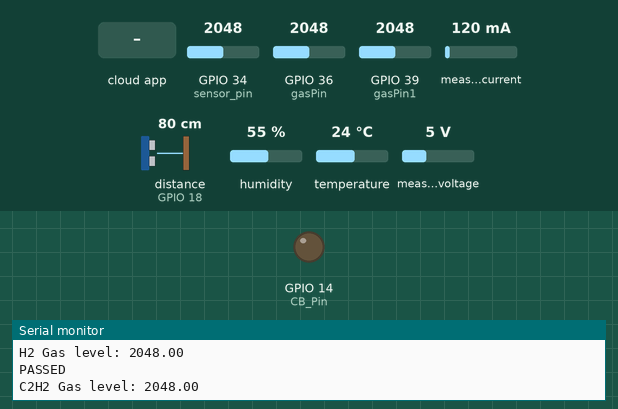
The sketch below on a simulated ESP32. On the bench: output pins drawn as LEDs (lit = HIGH), the last lines printed to the serial monitor. Wiring (inferred from the names in the program): ultrasonic range finder: trigger GPIO 5; echo GPIO 18. The test bench sets the inputs (shaded band); at power-on: GPIO 34 (sensor_pin) = 2048, GPIO 36 (gasPin) = 2048, GPIO 39 (gasPin1) = 2048, measured current 120 mA, distance to the obstacle (sensor on GPIO 18) 80 cm, humidity 55 %, temperature 24 °C, measured voltage 5 V. The echo pulse lasts 58.3 µs per cm; WiFi joins after 1.5 s; servers stay silent unless stated; the Firebase database answers and starts empty; pins used as bus, display or sensor lines are not drawn.

Above: at 2.7 s.
2.8 s: the phone or cloud app sets Circuit_breaker to 1
At 3.7 s:
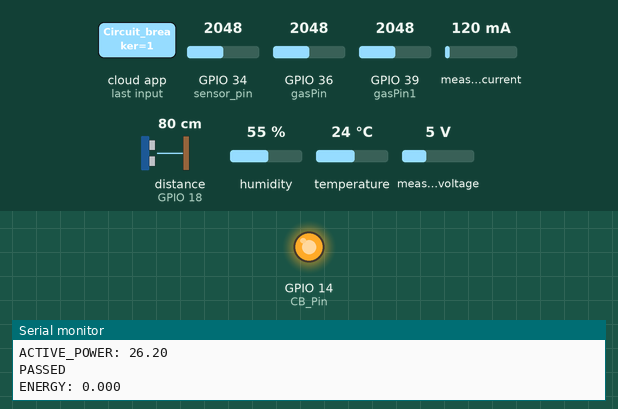
32.3 s: the phone or cloud app sets Circuit_breaker to 0
At 35.2 s:
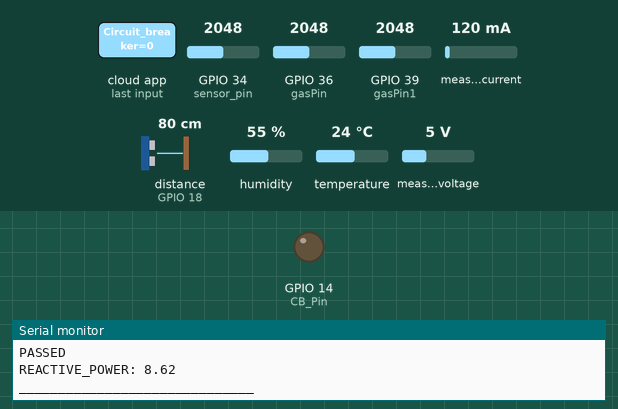
Timing chart, 0 to 36.3 s (numbered marks = the images above; inputs shaded):
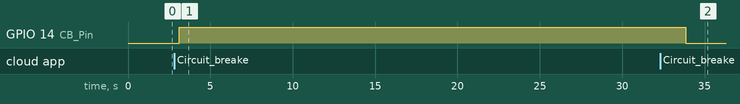

The sketch:

iot_with_units_took_for_editing_elec.ino
```cpp
#include <WiFi.h>
#include <WiFiClient.h>
#include <WiFiServer.h>
#include <WiFiUdp.h>
#include <Wire.h>
#include <Adafruit_GFX.h>
#include <PZEM004Tv30.h>
#include <HardwareSerial.h>
/*/+++++++////*/
PZEM004Tv30 pzem(Serial2,2,4);  //RX/TX
float voltage, current, pf, energy, frequency, Act_Power, Rec_Power,Apa_Power;
/*///++++++++////*/
const int trigPin = 5;
const int echoPin = 18;
bool CB_status = false;
char* Alart_message = "MPK";
int Alart = 0;
#define gasPin A0
#define gasPin1 A3
//define sound speed in cm/uS
#define SOUND_SPEED 0.03432
//#define CM_TO_INCH 0.393701

long duration;
float distanceCm;
float gaslevel;
float gaslevel1;

#include "DHT.h"
const int DHT_PIN = 15;
const int CB_Pin = 14;
#define DHTTYPE DHT11
int _moisture,sensor_analog;
const int sensor_pin = A6;  /* Soil moisture sensor O/P pin */

#include <Arduino.h>
#if defined(ESP32)
#include <WiFi.h>
#elif defined(ESP8266)
#include <ESP8266WiFi.h>
#endif
#include <Firebase_ESP_Client.h>

DHT dht(DHT_PIN, DHTTYPE);

//Provide the token generation process info.
#include "addons/TokenHelper.h"
//Provide the RTDB payload printing info and other helper functions.
#include "addons/RTDBHelper.h"

// Insert your network credentials
#define WIFI_SSID "Jio fiber Bhoom house"
#define WIFI_PASSWORD "bhoom2001"

// Insert Firebase project API Key
#define API_KEY "AIzaSyAGunbEfXQpugL8eXjRc5hp3PTXrn5h9iA"

// Insert RTDB URLefine the RTDB URL */
#define DATABASE_URL "https://temp-3bd23-default-rtdb.firebaseio.com/"

//Define Firebase Data object
FirebaseData fbdo;

FirebaseAuth auth;
FirebaseConfig config;

//unsigned long sendDataPrevMillis = 0;
//int count = 0;
bool signupOK = false;

void setup(){
  pinMode(CB_Pin, OUTPUT);
  pinMode(DHT_PIN, INPUT);
  dht.begin();
  pinMode(trigPin, OUTPUT); // Sets the trigPin as an Output
  pinMode(echoPin, INPUT); // Sets the echoPin as an Input
  pinMode(gasPin, INPUT);// sets the H2 gasPin as an Input
  pinMode(gasPin1, INPUT);// sets the C2H2 gasPin as an Input

  Serial.begin(9600);
  WiFi.begin(WIFI_SSID, WIFI_PASSWORD);
  Serial.print("Connecting to Wi-Fi");
  while (WiFi.status() != WL_CONNECTED){
    Serial.print(".");
    delay(100);
  }
  Serial.println();
  Serial.print("Connected with IP: ");
  Serial.println(WiFi.localIP());
  Serial.println();

  /* Assign the api key (required) */
  config.api_key = API_KEY;

  /* Assign the RTDB URL (required) */
  config.database_url = DATABASE_URL;

  /* Sign up */
  if (Firebase.signUp(&config, &auth, "", "")){
    Serial.println("ok");
    signupOK = true;
  }
  else{
    //Serial.print("%s\n", config.signer.signupError.message.c_str(str));
  }

  /* Assign the callback function for the long running token generation task */
  config.token_status_callback = tokenStatusCallback; //see addons/TokenHelper.h

  Firebase.begin(&config, &auth);
  Firebase.reconnectWiFi(true);
}

void loop(){
   //delay(50); changed after PZE
  frequency = pzem.frequency();
  pf = pzem.pf();
  voltage = pzem.voltage();
  current = pzem.current();
  float a = acos(pf);
  Rec_Power = (voltage*current*sin(a));
  //Rec_Power = (voltage*current*(sqrt((pf*pf)-1)));
  Act_Power = pzem.power();
  energy = pzem.energy();
  Apa_Power = (voltage*current);
  //ADD REACTIVE ENERGY IF POSSIBLE
  /*///++++++/////*/
  digitalWrite(trigPin, LOW);
  delayMicroseconds(10);
  // Sets the trigPin on HIGH state for 10 micro seconds
  digitalWrite(trigPin, HIGH);
  delayMicroseconds(10);
  digitalWrite(trigPin, LOW);
  sensor_analog = analogRead(sensor_pin);
  _moisture = ( 100 - ( (sensor_analog/4095.00) * 100 ) );
//  Serial.print("Moisture = ");
//  Serial.print(_moisture);  /* Print Temperature on the serial window */
//  Serial.println("%");
  // Reads the echoPin, returns the sound wave travel time in microseconds
  duration = pulseIn(echoPin, HIGH);
  // Calculate the distance
  distanceCm = duration * SOUND_SPEED/2;
  float Oil_level = (80*(22.5-distanceCm)/18);//calibration line
  gaslevel = analogRead(gasPin);
  gaslevel1 = analogRead(gasPin1);
  float h = dht.readHumidity();
  float t = dht.readTemperature();
  ///////////////

  if (_moisture>=25||gaslevel>=1000||gaslevel1>=4000||Oil_level<=50||h>=50||t>=45){
    Alart=1;
    if(t>=45){
      Alart_message = "Oil temperature is greater then 45*C '";
    }
    else if(Oil_level<=50){
      Alart_message = "OIL level is lesser then 50%";
    }
    else if(gaslevel1>=4000){
      Alart_message = "C2H2 gas level is higher then 4000";
    }
    else if(gaslevel>=8000){
      Alart_message = "H2 gas level is higher then 1000";
    }
    else if(h>=50){
      Alart_message = "Himidity level is higher then 10%";
    }
    else if(_moisture>=25){
      Alart_message = "Moisture is higher then 25";
    }
    else{
      Alart_message = "NORMAL";
    }
  }
  else{
    Alart_message = "NORMAL";
    Alart = 0;
  }
  ///////////////
  if (Firebase.ready() && signupOK ) {

    if (Firebase.RTDB.setFloat(&fbdo, "Main/DHT/humidity",h)){
       Serial.println("PASSED");
       Serial.print("Humidity: ");
       Serial.println(h);

    }
    else {
      Serial.println("FAILED");
      Serial.println("REASON: " + fbdo.errorReason());
    }


    // Write an Float number on the database path test/float
    if (Firebase.RTDB.setFloat(&fbdo, "Main/DHT/temperature", t)){
       Serial.println("PASSED");
       Serial.print("Temperature: ");
       Serial.println(t);
    }
    else {
      Serial.println("FAILED");
      Serial.println("REASON: " + fbdo.errorReason());
    }
        if (Firebase.RTDB.setFloat(&fbdo, "Main/DHT/DISTANCE", distanceCm)){
       Serial.println("PASSED");
       Serial.print("DISTANCE: ");
       Serial.println(distanceCm);
    }
    else {
      Serial.println("FAILED");
      Serial.println("REASON: " + fbdo.errorReason());
    }
    if(Firebase.RTDB.setFloat(&fbdo, "Main/DHT/OIL_LEVEL", Oil_level)){
          Serial.println("PASSED");
          Serial.print("OIL_LEVEL : ");
          Serial.print(Oil_level);  Serial.println("%");
    }

    else{
      Serial.println("FAILED");
      Serial.println("REASON: " + fbdo.errorReason());

    }
    if(Firebase.RTDB.setFloat(&fbdo, "Main/DHT/Moisture", _moisture)){
          Serial.println("PASSED");
          Serial.print("Moisture : ");
          Serial.println(_moisture);
    }

    else{
      Serial.println("FAILED");
      Serial.println("REASON: " + fbdo.errorReason());

    }
    if(Firebase.RTDB.setFloat(&fbdo, "Main/DHT/H2 Gaslevel",gaslevel)){
          Serial.println("PASSED");
          Serial.print("H2 Gas level: ");
          Serial.println(gaslevel);
    }

    else{
      Serial.println("FAILED");
      Serial.println("REASON: " + fbdo.errorReason());

    }
    if(Firebase.RTDB.setFloat(&fbdo, "Main/DHT/C2H2 Gaslevel",gaslevel1)){
          Serial.println("PASSED");
          Serial.print("C2H2 Gas level: ");
          Serial.println(gaslevel1);
    }

    else{
      Serial.println("FAILED");
      Serial.println("REASON: " + fbdo.errorReason());

    }
     ///////////////////////////////////////////////////
    //////////////////////////////////////////////////
    if(Firebase.RTDB.setBool(&fbdo, "Main/Bhool/Fault/Alarm",Alart)){
          //Serial.println("PASSED");
          Serial.print("Alart: ");
          Serial.println(Alart);
    }
    else{
      Serial.println("FAILED");
      Serial.println("REASON: " + fbdo.errorReason());

    }
    if(Firebase.RTDB.setString(&fbdo, "Main/Bhool/Fault/Alarm_reason",Alart_message)){
          //Serial.println("PASSED");
          Serial.print("Falt Reason: ");
          Serial.println(Alart_message);
    }

    else{
      Serial.println("FAILED");
      Serial.println("REASON: " + fbdo.errorReason());

    }
  //READING DATA FROM FIREBASE TO OPERATE CB
    if(Firebase.RTDB.getBool(&fbdo, "Main/Bhool/Circuit_breaker"))
    {
      if(fbdo.dataType() == "boolean")
      {
        CB_status = fbdo.boolData();
        Serial.println("Sucessful READ from" + fbdo.dataPath() + ":" + CB_status + " (" + fbdo.dataType() + ")");
        digitalWrite(CB_Pin, CB_status);
      }
    }
    else{
      Serial.println("FAILED:" + fbdo.errorReason());
      }
  /*^^^^^^^^^^^^^^^^*/
    if (Firebase.RTDB.setFloat(&fbdo, "Main/Electrical/VOLTAGE", voltage)){
       Serial.println("PASSED");
       Serial.print("VOLTAGE: ");
       Serial.println(voltage);
    }
    else {
      Serial.println("FAILED");
      Serial.println("REASON: " + fbdo.errorReason());
    }
    if (Firebase.RTDB.setFloat(&fbdo, "Main/Electrical/CURRENT",current)){
       Serial.println("PASSED");
       Serial.print("CURRENT: ");
       Serial.println(current);
    }
    else {
      Serial.println("FAILED");
      Serial.println("REASON: " + fbdo.errorReason());
    }
    if (Firebase.RTDB.setFloat(&fbdo, "Main/Electrical/ACTIVE_POWER",Act_Power)){
       Serial.println("PASSED");
       Serial.print("ACTIVE_POWER: ");
       Serial.println(Act_Power);
    }
    else {
      Serial.println("FAILED");
      Serial.println("REASON: " + fbdo.errorReason());
    }
    if (Firebase.RTDB.setFloat(&fbdo, "Main/Electrical/ENERGY", energy)){
       Serial.println("PASSED");
       Serial.print("ENERGY: ");
       Serial.println(energy,3);
    }
    else {
      Serial.println("FAILED");
      Serial.println("REASON: " + fbdo.errorReason());
    }
    if (Firebase.RTDB.setFloat(&fbdo, "Main/Electrical/FREQUENCY", frequency)){
       Serial.println("PASSED");
       Serial.print("FREQUENCY: ");
       Serial.println(frequency,1);
    }
    else {
      Serial.println("FAILED");
      Serial.println("REASON: " + fbdo.errorReason());
    }
    if (Firebase.RTDB.setFloat(&fbdo, "Main/Electrical/POWER_FACTOR", pf)){
       Serial.println("PASSED");
       Serial.print("POWER_FACTOR: ");
       Serial.println(pf);
    }
    else {
      Serial.println("FAILED");
      Serial.println("REASON: " + fbdo.errorReason());
    }
    if (Firebase.RTDB.setFloat(&fbdo, "Main/Electrical/APPARANT_POWER", Apa_Power)){
       Serial.println("PASSED");
       Serial.print("APPARANT_POWER: ");
       Serial.println(Apa_Power);
    }
    else {
      Serial.println("FAILED");
      Serial.println("REASON: " + fbdo.errorReason());
    }
    if (Firebase.RTDB.setFloat(&fbdo, "Main/Electrical/REACTIVE_POWER", Rec_Power)){
       Serial.println("PASSED");
       Serial.print("REACTIVE_POWER: ");
       Serial.println(Rec_Power);
    }
    else {
      Serial.println("FAILED");
      Serial.println("REASON: " + fbdo.errorReason());
    }
   Serial.println("______________________________");
  }}
  /*-----------------------------*/
  /*
  //THIS BELOW COMMENTED LINE CHECKS THE VALIDITY OF V,C,F,P,PF,E AND PRINTS THEM WITH TERE UNIT IN SERIAL MONITOR
      if(isnan(voltage)){
        Serial.println("Error reading voltage");
      }
      else if (isnan(current)) {
        Serial.println("Error reading current");
      }
      else if (isnan(power)) {
        Serial.println("Error reading power");
      }
      else if (isnan(energy)) {
        Serial.println("Error reading energy");
      }
      else if (isnan(frequency)) {
        Serial.println("Error reading frequency");
      }
      else if (isnan(pf)) {
        Serial.println("Error reading power factor");
      }
      else {

        // Print the values to the Serial console
        Serial.print("Voltage: ");      Serial.print(voltage);      Serial.println("V");
        Serial.print("Current: ");      Serial.print(current);      Serial.println("A");
        Serial.print("Power: ");        Serial.print(power);        Serial.println("W");
        Serial.print("Energy: ");       Serial.print(energy,3);     Serial.println("kWh");
        Serial.print("Frequency: ");    Serial.print(frequency, 1); Serial.println("Hz");
        Serial.print("PF: ");           Serial.println(pf);
      }
}
*/
  /*---------------------------*/
  /*^^^^^^^^^^^^^^^^*/
```

Measured:
- after the input at 2.8 s, GPIO 14 (CB_Pin): LOW → HIGH after 0.30 s
- after the input at 32.3 s, GPIO 14 (CB_Pin): HIGH → LOW after 1.6 s
